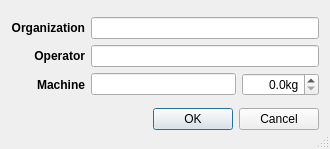
<?xml version="1.0" encoding="UTF-8"?>
<ui version="4.0">
 <class>SetupDialog</class>
 <widget class="QDialog" name="SetupDialog">
  <property name="windowModality">
   <enum>Qt::ApplicationModal</enum>
  </property>
  <property name="geometry">
   <rect>
    <x>0</x>
    <y>0</y>
    <width>330</width>
    <height>149</height>
   </rect>
  </property>
  <property name="sizePolicy">
   <sizepolicy hsizetype="Preferred" vsizetype="Preferred">
    <horstretch>0</horstretch>
    <verstretch>0</verstretch>
   </sizepolicy>
  </property>
  <property name="maximumSize">
   <size>
    <width>16777215</width>
    <height>16777215</height>
   </size>
  </property>
  <property name="windowTitle">
   <string notr="true">Setup</string>
  </property>
  <property name="sizeGripEnabled">
   <bool>true</bool>
  </property>
  <layout class="QGridLayout" name="gridLayout_2">
   <item row="0" column="0">
    <layout class="QGridLayout" name="gridLayout">
     <item row="3" column="2">
      <widget class="QLineEdit" name="MachineLineEdit">
       <property name="minimumSize">
        <size>
         <width>100</width>
         <height>0</height>
        </size>
       </property>
      </widget>
     </item>
     <item row="3" column="3">
      <widget class="QDoubleSpinBox" name="roasterSizeDoubleSpinBox">
       <property name="toolTip">
        <string notr="true">The maximum nominal batch size of the machine in kg</string>
       </property>
       <property name="alignment">
        <set>Qt::AlignRight|Qt::AlignTrailing|Qt::AlignVCenter</set>
       </property>
       <property name="prefix">
        <string/>
       </property>
       <property name="suffix">
        <string notr="true">kg</string>
       </property>
       <property name="decimals">
        <number>1</number>
       </property>
       <property name="maximum">
        <double>9999.899999999999636</double>
       </property>
      </widget>
     </item>
     <item row="3" column="0">
      <widget class="QLabel" name="labelMachine">
       <property name="font">
        <font>
         <weight>75</weight>
         <bold>true</bold>
        </font>
       </property>
       <property name="text">
        <string notr="true">Machine</string>
       </property>
       <property name="alignment">
        <set>Qt::AlignRight|Qt::AlignTrailing|Qt::AlignVCenter</set>
       </property>
      </widget>
     </item>
     <item row="1" column="0">
      <widget class="QLabel" name="labelOrganization">
       <property name="font">
        <font>
         <weight>75</weight>
         <bold>true</bold>
        </font>
       </property>
       <property name="text">
        <string notr="true">Organization</string>
       </property>
       <property name="alignment">
        <set>Qt::AlignRight|Qt::AlignTrailing|Qt::AlignVCenter</set>
       </property>
      </widget>
     </item>
     <item row="2" column="0">
      <widget class="QLabel" name="labelOperator">
       <property name="font">
        <font>
         <weight>75</weight>
         <bold>true</bold>
        </font>
       </property>
       <property name="text">
        <string notr="true">Operator</string>
       </property>
       <property name="alignment">
        <set>Qt::AlignRight|Qt::AlignTrailing|Qt::AlignVCenter</set>
       </property>
      </widget>
     </item>
     <item row="1" column="2" colspan="2">
      <widget class="QLineEdit" name="OrganizationLineEdit"/>
     </item>
     <item row="2" column="2" colspan="2">
      <widget class="QLineEdit" name="OperatorLineEdit"/>
     </item>
    </layout>
   </item>
   <item row="1" column="0">
    <widget class="QDialogButtonBox" name="buttonBox">
     <property name="standardButtons">
      <set>QDialogButtonBox::Cancel|QDialogButtonBox::Ok</set>
     </property>
    </widget>
   </item>
  </layout>
 </widget>
 <tabstops>
  <tabstop>OrganizationLineEdit</tabstop>
  <tabstop>OperatorLineEdit</tabstop>
  <tabstop>MachineLineEdit</tabstop>
  <tabstop>roasterSizeDoubleSpinBox</tabstop>
 </tabstops>
 <resources/>
 <connections/>
</ui>
